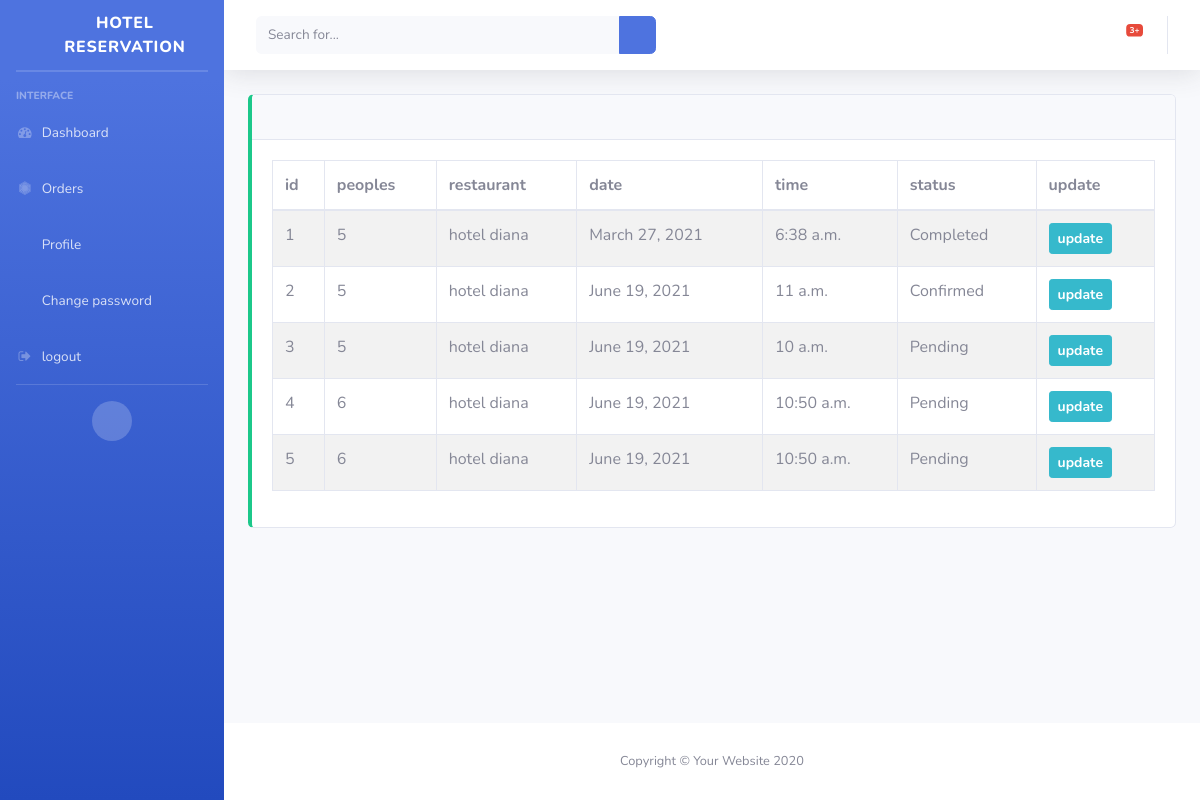
Before: /orders/ with the older database file.
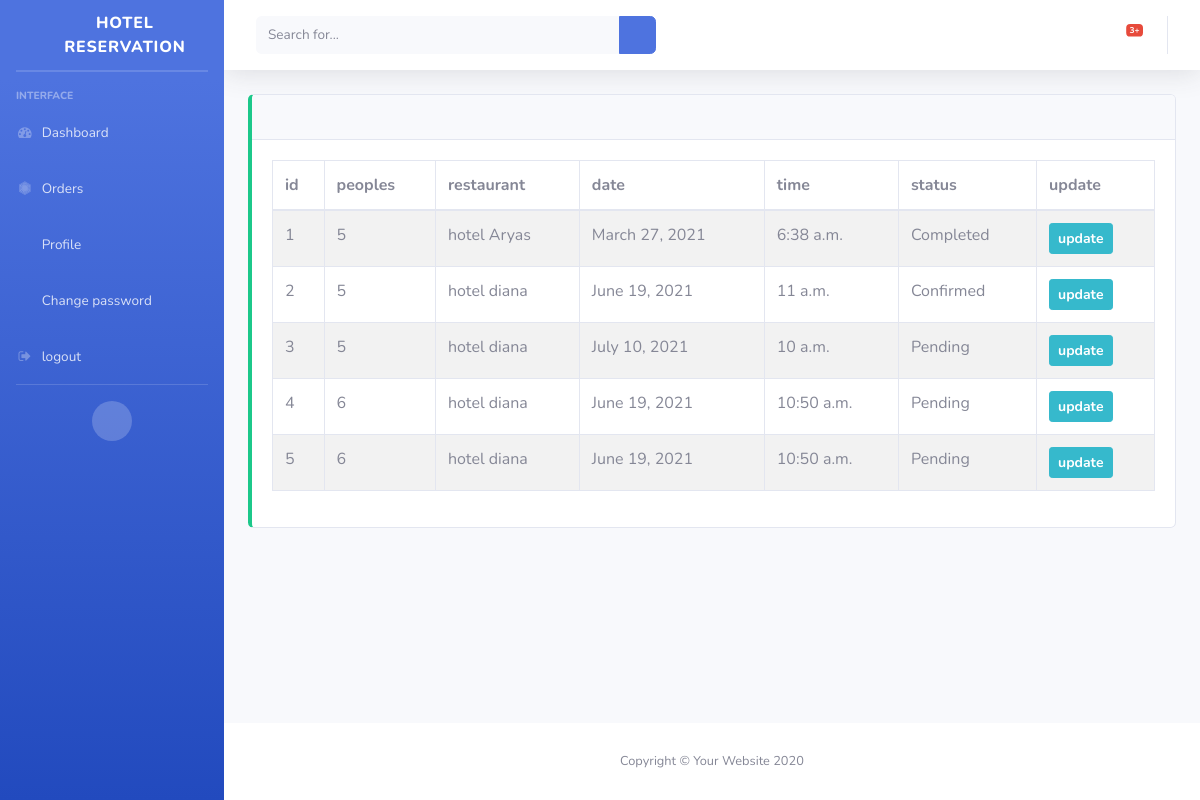
After: the same page with the newer database file.
### customer/models.py (models this page shows, shortened)
class Booking(models.Model):
    ORDER_STATUS = (('Pending', 'Pending'), ('Confirmed', 'Confirmed'),
                    ('Completed', 'Completed'), ('Cancelled', 'Cancelled'))
    id = models.UUIDField(primary_key=True, default=uuid.uuid4, editable=False)
    restaurant = models.ForeignKey(Restaurant, on_delete=models.DO_NOTHING)
    user = models.ForeignKey(User, on_delete=models.DO_NOTHING)
    order_status = models.CharField(
        max_length=10, choices=ORDER_STATUS, default='Pending')
    guest = models.IntegerField(validators=[MinValueValidator(1), ])
    date = models.DateField()
    time = models.TimeField()
    paymentmethod = models.CharField(max_length=100, null=True, blank=True)
    created_at = models.DateTimeField(auto_now=True, blank=True, null=True)
    def update_url(self):
        return reverse('order-update', kwargs={'pk': self.pk})

### restaurant/models.py (models this page shows, shortened)
class Restaurant(models.Model):
    name = models.CharField(max_length=100, verbose_name="Restaurant name")
    description = models.TextField()
    address = models.TextField()
    phone = models.CharField(max_length=12)
    categorys = models.ManyToManyField(RestCategory)
    location = models.ForeignKey(
        Location, on_delete=models.SET_NULL, blank=True, null=True)
    status = models.BooleanField(default=False)
    opentime = models.TimeField()
    closstime = models.TimeField()
    seatingCapacity = models.IntegerField()
    user = models.OneToOneField(
        User, on_delete=models.CASCADE, blank=True, null=True)
    slug = models.SlugField(unique=True, blank=True, null=True)
    logo = models.ImageField(upload_to='rest/', blank=True, null=True)

### customer/views.py (the view)
# urls.py: path('orders/', views.OrderList.as_view(), name="orders"),
class OrderList(View):
    def get(self, request):
        if not request.user.is_superuser and request.user.is_staff:
            data = Booking.objects.filter(restaurant__user=request.user)
            context = {
                "data": data
            }
            return render(request, "booking/list.html", context)
        else:
            data = Booking.objects.all()
            context = {
                "data": data
            }
            return render(request, "booking/list.html", context)

### customer/templates/booking/list.html (shortened to what this page needs)
{% extends 'base.html' %} {% comment %}##########{% endcomment %}
{% block content %}
<div class="table-responsive">
  <table class="table table-bordered table-striped table-hover" id="dataTable">
    <thead>
      <tr>
        <th>id</th>
        <th>peoples</th>
        <th>restaurant</th>
        <th>date</th>
        <th>time</th>
        <th>status</th>
        <th>update</th>
      </tr>
    </thead>
    <tbody>
      {% for i in data %}
      <tr>
        <td>{{forloop.counter}}</td>
        <td>{{i.guest}}</td>
        <td>{{i.restaurant.name}}</td>
        <td>{{i.date}}</td>
        <td>{{i.time}}</td>
        <td>{{i.order_status}}</td>
        <td>
          <a href="{{i.update_url}}" class="btn btn-sm btn-info font-weight-bold">update</a>
        </td>
      </tr>
      {% endfor %}
    </tbody>
  </table>
</div>
{% endblock content %}

Changed rows visible on the page:
changed Booking "Completed": restaurant.name "hotel diana" → "hotel Aryas"
changed Booking: date "June 19, 2021" → "July 10, 2021"
